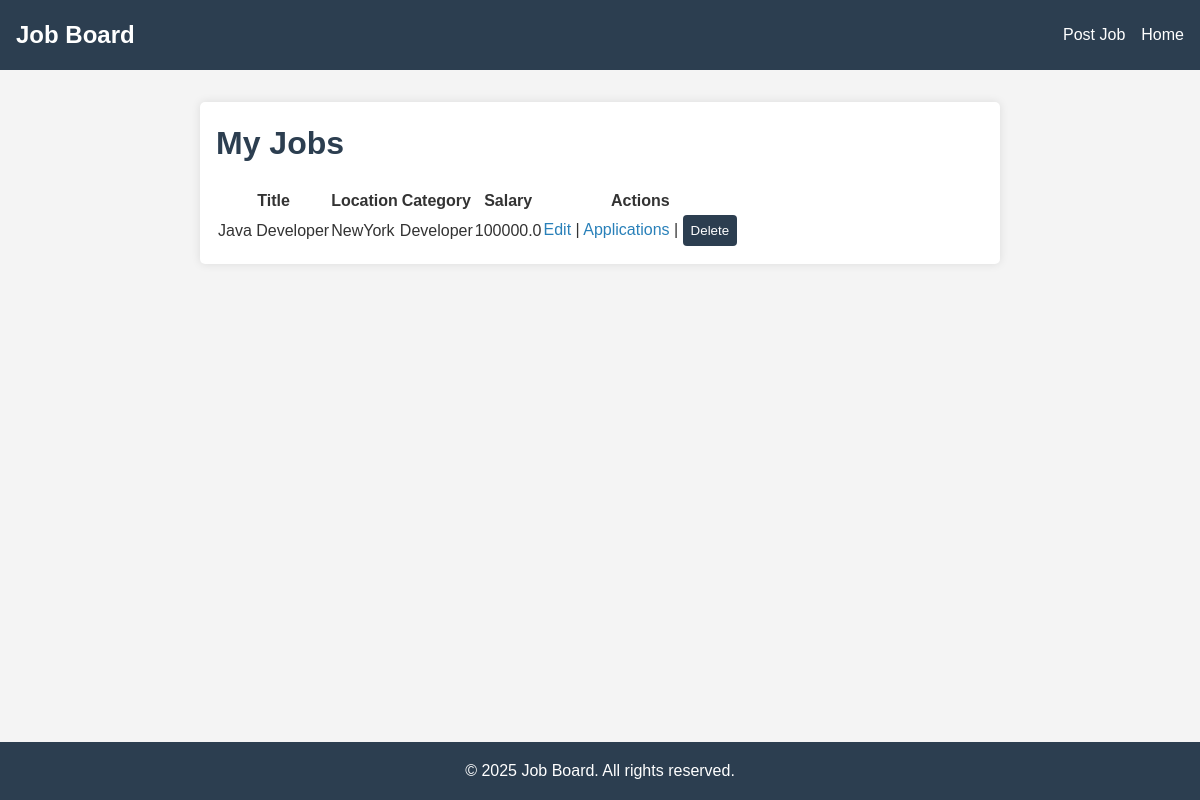
Page /employer/jobs (signed in) on the committed database.
### backend/models.py (models this page shows)
class Job(db.Model):
    __tablename__ = 'job'
    id = db.Column(db.Integer, primary_key=True)
    title = db.Column(db.String(100), nullable=False)
    description = db.Column(db.Text)
    location = db.Column(db.String(100))
    salary = db.Column(db.Float)
    category = db.Column(db.String(100))
    employer_id = db.Column(db.Integer, db.ForeignKey('employer.id'), nullable=False)
    employer = db.relationship('Employer', back_populates='jobs', lazy=True)
    applications = db.relationship('Application', back_populates='job', lazy=True)

### backend/app.py (the view)
    @app.route('/employer/jobs')
    @login_required(role='employer')
    def employer_jobs():
        employer_id = session['user_id']
        jobs = Job.query.filter_by(employer_id=employer_id).all()
        return render_template('employer_jobs.html', jobs=jobs)

### templates/employer_jobs.html (shortened to what this page needs)
<!DOCTYPE html>
<html lang="en">
<head>
    <link rel="stylesheet" href="{{ url_for('static', filename='css/style.css') }}">
</head>
<body>
<nav>
    <h2>Job Board</h2>
    <ul>
        <li><a href="{{ url_for('employer_post_job') }}">Post Job</a></li>
        <li><a href="{{ url_for('index') }}">Home</a></li>
    </ul>
</nav>
<main>
    <h1>My Jobs</h1>
    <table>
        <thead>
        <tr>
            <th>Title</th>
            <th>Location</th>
            <th>Category</th>
            <th>Salary</th>
            <th>Actions</th>
        </tr>
        </thead>
        <tbody>
        {% for job in jobs %}
            <tr>
                <td>{{ job.title }}</td>
                <td>{{ job.location }}</td>
                <td>{{ job.category }}</td>
                <td>{{ job.salary or 'N/A' }}</td>
                <td>
                    <a href="{{ url_for('edit_job', job_id=job.id) }}">Edit</a> |
                    <a href="{{ url_for('employer_view_applications', job_id=job.id) }}">Applications</a> |
                    <form method="post"
                          action="{{ url_for('delete_job', job_id=job.id) }}"
                          style="display:inline;">
                        <button type="submit" onclick="return confirm('Delete this job?');">
                            Delete
                        </button>
                    </form>
                </td>
            </tr>
        {% else %}
            <tr><td colspan="5">No jobs posted yet.</td></tr>
        {% endfor %}
        </tbody>
    </table>
</main>
<footer>
    <p>&copy; 2025 Job Board. All rights reserved.</p>
</footer>
</body>
</html>

### static/css/style.css (style rules this page uses)
* { margin: 0; padding: 0; box-sizing: border-box; }
body { font-family: 'Arial', sans-serif; line-height: 1.6; background-color: #f4f4f4; color: #333; }
nav { background-color: #2c3e50; color: white; padding: 1rem; display: flex; justify-content: space-between; align-items: center; }
nav h2 { margin: 0; }
nav ul { list-style: none; display: flex; gap: 1rem; }
nav a { color: white; text-decoration: none; }
main { max-width: 800px; margin: 2rem auto; padding: 1rem; background: white; border-radius: 5px; box-shadow: 0 0 10px rgba(0, 0, 0, 0.1); }
h1 { color: #2c3e50; margin-bottom: 1rem; }
form { display: grid; gap: 1rem; max-width: 400px; }
input, select, textarea, button { padding: 0.5rem; border: 1px solid #ddd; border-radius: 4px; }
button { background-color: #2c3e50; color: white; border: none; cursor: pointer; }
a { color: #2980b9; text-decoration: none; }
footer { text-align: center; padding: 1rem; background-color: #2c3e50; color: white; position: fixed; width: 100%; bottom: 0; }

### rows in the picture
Job: title "Java Developer", location "NewYork", category "Developer", salary "100000.0"
